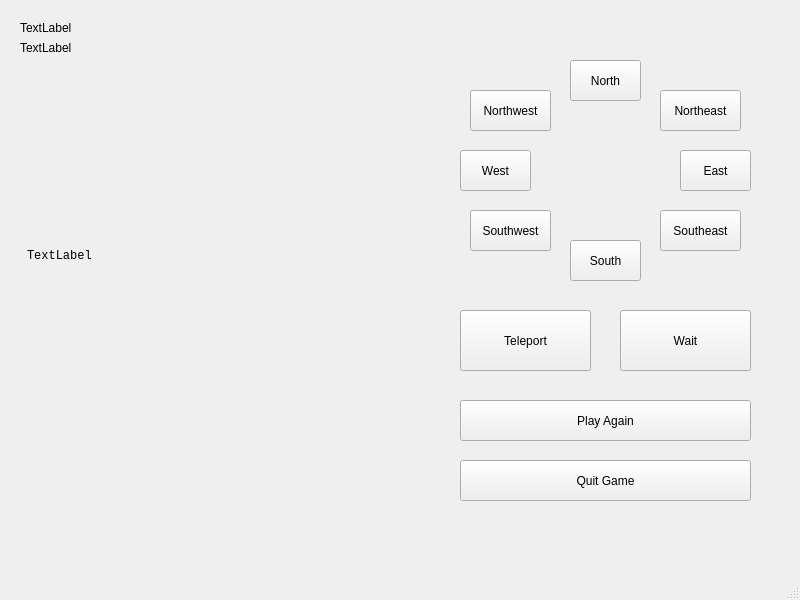
<?xml version="1.0" encoding="UTF-8"?>
<ui version="4.0">
 <class>robotgui</class>
 <widget class="QMainWindow" name="robotgui">
  <property name="geometry">
   <rect>
    <x>0</x>
    <y>0</y>
    <width>800</width>
    <height>600</height>
   </rect>
  </property>
  <property name="windowTitle">
   <string>robotgui</string>
  </property>
  <widget class="QWidget" name="centralwidget">
   <widget class="QPushButton" name="northButton">
    <property name="geometry">
     <rect>
      <x>570</x>
      <y>60</y>
      <width>71</width>
      <height>41</height>
     </rect>
    </property>
    <property name="text">
     <string>North</string>
    </property>
   </widget>
   <widget class="QPushButton" name="northEastButton">
    <property name="geometry">
     <rect>
      <x>660</x>
      <y>90</y>
      <width>81</width>
      <height>41</height>
     </rect>
    </property>
    <property name="text">
     <string>Northeast</string>
    </property>
   </widget>
   <widget class="QPushButton" name="eastButton">
    <property name="geometry">
     <rect>
      <x>680</x>
      <y>150</y>
      <width>71</width>
      <height>41</height>
     </rect>
    </property>
    <property name="text">
     <string>East</string>
    </property>
   </widget>
   <widget class="QPushButton" name="southEastButton">
    <property name="geometry">
     <rect>
      <x>660</x>
      <y>210</y>
      <width>81</width>
      <height>41</height>
     </rect>
    </property>
    <property name="text">
     <string>Southeast</string>
    </property>
   </widget>
   <widget class="QPushButton" name="southButton">
    <property name="geometry">
     <rect>
      <x>570</x>
      <y>240</y>
      <width>71</width>
      <height>41</height>
     </rect>
    </property>
    <property name="text">
     <string>South</string>
    </property>
   </widget>
   <widget class="QPushButton" name="teleportButton">
    <property name="geometry">
     <rect>
      <x>460</x>
      <y>310</y>
      <width>131</width>
      <height>61</height>
     </rect>
    </property>
    <property name="text">
     <string>Teleport</string>
    </property>
   </widget>
   <widget class="QPushButton" name="southWestButton">
    <property name="geometry">
     <rect>
      <x>470</x>
      <y>210</y>
      <width>81</width>
      <height>41</height>
     </rect>
    </property>
    <property name="text">
     <string>Southwest</string>
    </property>
   </widget>
   <widget class="QPushButton" name="northWestButton">
    <property name="geometry">
     <rect>
      <x>470</x>
      <y>90</y>
      <width>81</width>
      <height>41</height>
     </rect>
    </property>
    <property name="text">
     <string>Northwest</string>
    </property>
   </widget>
   <widget class="QPushButton" name="westButton">
    <property name="geometry">
     <rect>
      <x>460</x>
      <y>150</y>
      <width>71</width>
      <height>41</height>
     </rect>
    </property>
    <property name="text">
     <string>West</string>
    </property>
   </widget>
   <widget class="QPushButton" name="waitButton">
    <property name="geometry">
     <rect>
      <x>620</x>
      <y>310</y>
      <width>131</width>
      <height>61</height>
     </rect>
    </property>
    <property name="text">
     <string>Wait</string>
    </property>
   </widget>
   <widget class="QPushButton" name="playAgainButton">
    <property name="geometry">
     <rect>
      <x>460</x>
      <y>400</y>
      <width>291</width>
      <height>41</height>
     </rect>
    </property>
    <property name="text">
     <string>Play Again</string>
    </property>
   </widget>
   <widget class="QPushButton" name="quitButton">
    <property name="geometry">
     <rect>
      <x>460</x>
      <y>460</y>
      <width>291</width>
      <height>41</height>
     </rect>
    </property>
    <property name="text">
     <string>Quit Game</string>
    </property>
   </widget>
   <widget class="QLabel" name="score_display">
    <property name="geometry">
     <rect>
      <x>20</x>
      <y>20</y>
      <width>391</width>
      <height>16</height>
     </rect>
    </property>
    <property name="text">
     <string>TextLabel</string>
    </property>
   </widget>
   <widget class="QLabel" name="level_display">
    <property name="geometry">
     <rect>
      <x>20</x>
      <y>40</y>
      <width>391</width>
      <height>16</height>
     </rect>
    </property>
    <property name="text">
     <string>TextLabel</string>
    </property>
   </widget>
   <widget class="QLabel" name="board_draw">
    <property name="geometry">
     <rect>
      <x>27</x>
      <y>75</y>
      <width>401</width>
      <height>361</height>
     </rect>
    </property>
    <property name="font">
     <font>
      <family>Courier New</family>
     </font>
    </property>
    <property name="text">
     <string>TextLabel</string>
    </property>
   </widget>
  </widget>
  <widget class="QMenuBar" name="menubar">
   <property name="geometry">
    <rect>
     <x>0</x>
     <y>0</y>
     <width>800</width>
     <height>24</height>
    </rect>
   </property>
  </widget>
  <widget class="QStatusBar" name="statusbar"/>
 </widget>
 <resources/>
 <connections/>
</ui>
